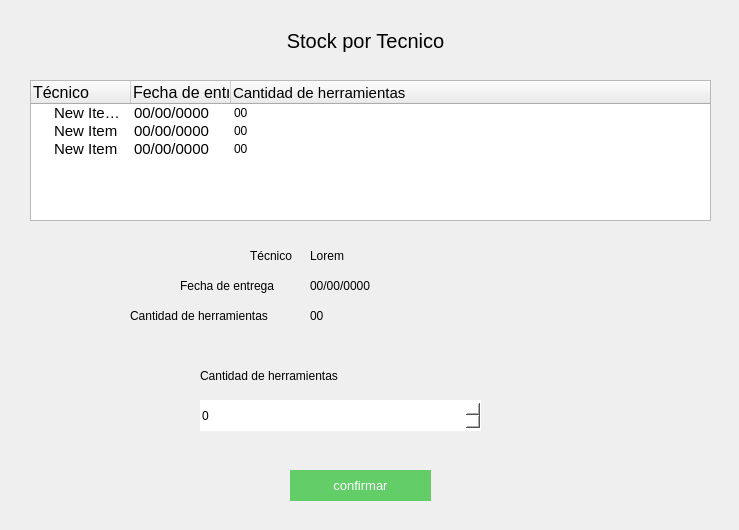
<?xml version="1.0" encoding="UTF-8"?>
<ui version="4.0">
 <class>Form</class>
 <widget class="QWidget" name="Form">
  <property name="geometry">
   <rect>
    <x>0</x>
    <y>0</y>
    <width>739</width>
    <height>530</height>
   </rect>
  </property>
  <property name="windowTitle">
   <string>Form</string>
  </property>
  <widget class="QLabel" name="label_2">
   <property name="geometry">
    <rect>
     <x>250</x>
     <y>20</y>
     <width>231</width>
     <height>41</height>
    </rect>
   </property>
   <property name="styleSheet">
    <string notr="true">font-size:20px;
</string>
   </property>
   <property name="text">
    <string>Stock por Tecnico</string>
   </property>
   <property name="alignment">
    <set>Qt::AlignCenter</set>
   </property>
  </widget>
  <widget class="QTreeWidget" name="he_tabla">
   <property name="geometry">
    <rect>
     <x>30</x>
     <y>80</y>
     <width>681</width>
     <height>141</height>
    </rect>
   </property>
   <column>
    <property name="text">
     <string>Técnico</string>
    </property>
    <property name="font">
     <font>
      <pointsize>12</pointsize>
     </font>
    </property>
   </column>
   <column>
    <property name="text">
     <string>Fecha de entrega</string>
    </property>
    <property name="font">
     <font>
      <pointsize>12</pointsize>
     </font>
    </property>
   </column>
   <column>
    <property name="text">
     <string>Cantidad de herramientas</string>
    </property>
    <property name="font">
     <font>
      <pointsize>11</pointsize>
     </font>
    </property>
   </column>
   <item>
    <property name="text">
     <string>New Item lorem ipsum </string>
    </property>
    <property name="font">
     <font>
      <pointsize>11</pointsize>
     </font>
    </property>
    <property name="text">
     <string>00/00/0000</string>
    </property>
    <property name="font">
     <font>
      <pointsize>11</pointsize>
     </font>
    </property>
    <property name="text">
     <string>00</string>
    </property>
   </item>
   <item>
    <property name="text">
     <string>New Item</string>
    </property>
    <property name="font">
     <font>
      <pointsize>11</pointsize>
     </font>
    </property>
    <property name="text">
     <string>00/00/0000</string>
    </property>
    <property name="font">
     <font>
      <pointsize>11</pointsize>
     </font>
    </property>
    <property name="text">
     <string>00</string>
    </property>
   </item>
   <item>
    <property name="text">
     <string>New Item</string>
    </property>
    <property name="font">
     <font>
      <pointsize>11</pointsize>
     </font>
    </property>
    <property name="text">
     <string>00/00/0000</string>
    </property>
    <property name="font">
     <font>
      <pointsize>11</pointsize>
     </font>
    </property>
    <property name="text">
     <string>00</string>
    </property>
   </item>
  </widget>
  <widget class="QPushButton" name="he_btn_confirmar">
   <property name="geometry">
    <rect>
     <x>290</x>
     <y>470</y>
     <width>141</width>
     <height>31</height>
    </rect>
   </property>
   <property name="styleSheet">
    <string notr="true">background-color: rgb(99, 206, 104);
color:white;
font-size:10pt;
border:none;</string>
   </property>
   <property name="text">
    <string>confirmar</string>
   </property>
  </widget>
  <widget class="QLabel" name="label_5">
   <property name="geometry">
    <rect>
     <x>180</x>
     <y>270</y>
     <width>121</width>
     <height>31</height>
    </rect>
   </property>
   <property name="styleSheet">
    <string notr="true">font: 11pt &quot;MS Shell Dlg 2&quot;;
text-align:center;</string>
   </property>
   <property name="text">
    <string>Fecha de entrega</string>
   </property>
  </widget>
  <widget class="QLabel" name="he_label_1">
   <property name="geometry">
    <rect>
     <x>310</x>
     <y>240</y>
     <width>311</width>
     <height>31</height>
    </rect>
   </property>
   <property name="styleSheet">
    <string notr="true">font: 11pt &quot;MS Shell Dlg 2&quot;;
text-align:center;</string>
   </property>
   <property name="text">
    <string>Lorem</string>
   </property>
  </widget>
  <widget class="QLabel" name="he_label_2">
   <property name="geometry">
    <rect>
     <x>310</x>
     <y>270</y>
     <width>311</width>
     <height>31</height>
    </rect>
   </property>
   <property name="styleSheet">
    <string notr="true">font: 11pt &quot;MS Shell Dlg 2&quot;;
text-align:center;</string>
   </property>
   <property name="text">
    <string>00/00/0000</string>
   </property>
  </widget>
  <widget class="QLabel" name="label_4">
   <property name="geometry">
    <rect>
     <x>250</x>
     <y>240</y>
     <width>51</width>
     <height>31</height>
    </rect>
   </property>
   <property name="styleSheet">
    <string notr="true">font: 11pt &quot;MS Shell Dlg 2&quot;;
text-align:center;</string>
   </property>
   <property name="text">
    <string>Técnico</string>
   </property>
  </widget>
  <widget class="QLabel" name="he_label_3">
   <property name="geometry">
    <rect>
     <x>310</x>
     <y>300</y>
     <width>311</width>
     <height>31</height>
    </rect>
   </property>
   <property name="styleSheet">
    <string notr="true">font: 11pt &quot;MS Shell Dlg 2&quot;;
text-align:center;</string>
   </property>
   <property name="text">
    <string>00</string>
   </property>
  </widget>
  <widget class="QLabel" name="label_9">
   <property name="geometry">
    <rect>
     <x>130</x>
     <y>300</y>
     <width>171</width>
     <height>31</height>
    </rect>
   </property>
   <property name="styleSheet">
    <string notr="true">font: 11pt &quot;MS Shell Dlg 2&quot;;
text-align:center;</string>
   </property>
   <property name="text">
    <string>Cantidad de herramientas</string>
   </property>
  </widget>
  <widget class="QLabel" name="label_10">
   <property name="geometry">
    <rect>
     <x>200</x>
     <y>360</y>
     <width>171</width>
     <height>31</height>
    </rect>
   </property>
   <property name="styleSheet">
    <string notr="true">font: 11pt &quot;MS Shell Dlg 2&quot;;
text-align:center;</string>
   </property>
   <property name="text">
    <string>Cantidad de herramientas</string>
   </property>
  </widget>
  <widget class="QSpinBox" name="he_input_1">
   <property name="geometry">
    <rect>
     <x>200</x>
     <y>400</y>
     <width>281</width>
     <height>31</height>
    </rect>
   </property>
   <property name="styleSheet">
    <string notr="true">border:none;
background-color: rgb(255, 255, 255);
font: 11pt &quot;MS Shell Dlg 2&quot;;</string>
   </property>
  </widget>
 </widget>
 <tabstops>
  <tabstop>he_tabla</tabstop>
 </tabstops>
 <resources/>
 <connections/>
</ui>
